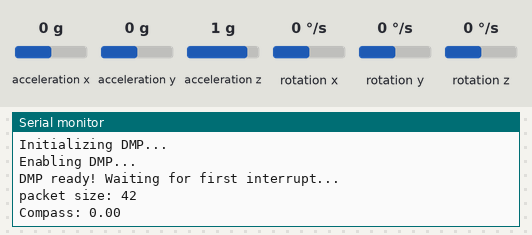
Recording of a sketch running on a simulated Arduino Uno, built with avr-gcc and run on an emulated ATmega328P. On the bench: the last lines printed to the serial monitor. The test bench sets the inputs (shaded band); at power-on: acceleration z 1 g, rotation z 0 °/s, acceleration x 0 g, acceleration y 0 g, rotation x 0 °/s, rotation y 0 °/s.

Above: at 1.7 s.
1.8 s: acceleration z set to -1.4 g
At 3.1 s:
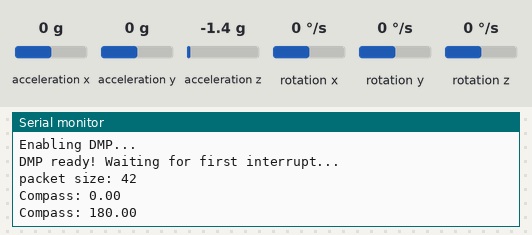
3.3 s: rotation z set to -192 °/s
At 4.3 s:
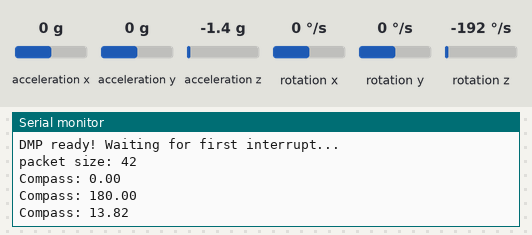
4.8 s: acceleration z set to 0 g
At 6.4 s:
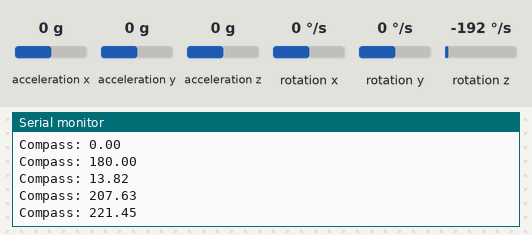
Timing chart, 0 to 7.9 s (numbered marks = the images above; inputs shaded):
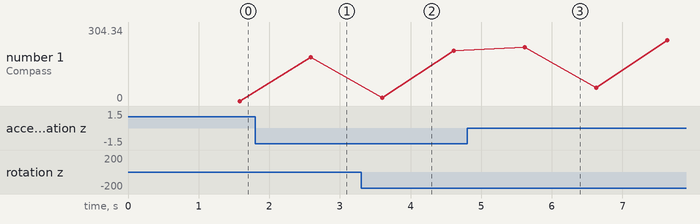

The sketch:

mpu_compass.ino
```cpp
/*
Name:		MPUCompassTest.ino
Created:	7/10/2016 7:23:40 PM
Author:	XRC_7331
*/
#include <MPUCompass.h>

// the setup function runs once when you press reset or power the board
MPUCompass* compass;
void setup() {
    Serial.begin(9600);
    Serial.println("Program started.");
    compass = new MPUCompass();
    //compass->startListening();
}

// the loop function runs over and over again until power down or reset
void loop() {
    delay(1000);
    Serial.print("Compass: ");
    Serial.println(compass->getDirectionInDegrees());
}
```

Measured:
- after the input at 1.8 s, the serial monitor: prints a new line after 0.79 s (image 1)
- after the input at 3.3 s, the serial monitor: prints a new line after 0.30 s (image 2)
- after the input at 4.8 s, the serial monitor: prints a new line after 0.82 s (image 3)
- plotted number 1: 0 → 180 after the input at 1.8 s, 180 → 207.63 after the input at 3.3 s, 207.63 → 304.34 after the input at 4.8 s
